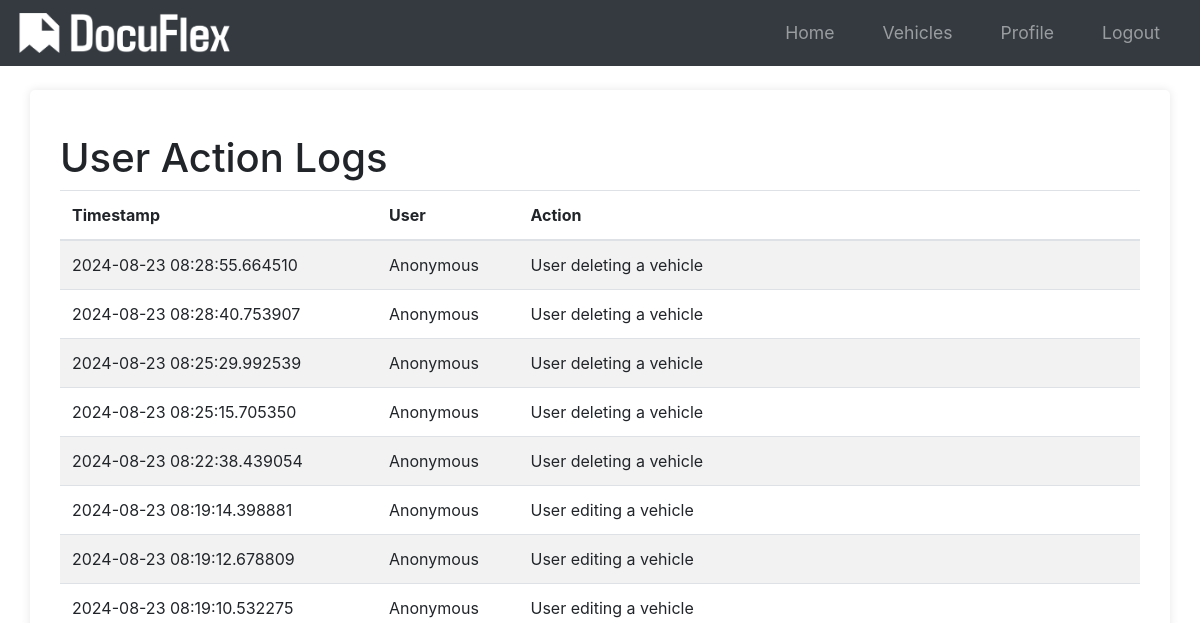
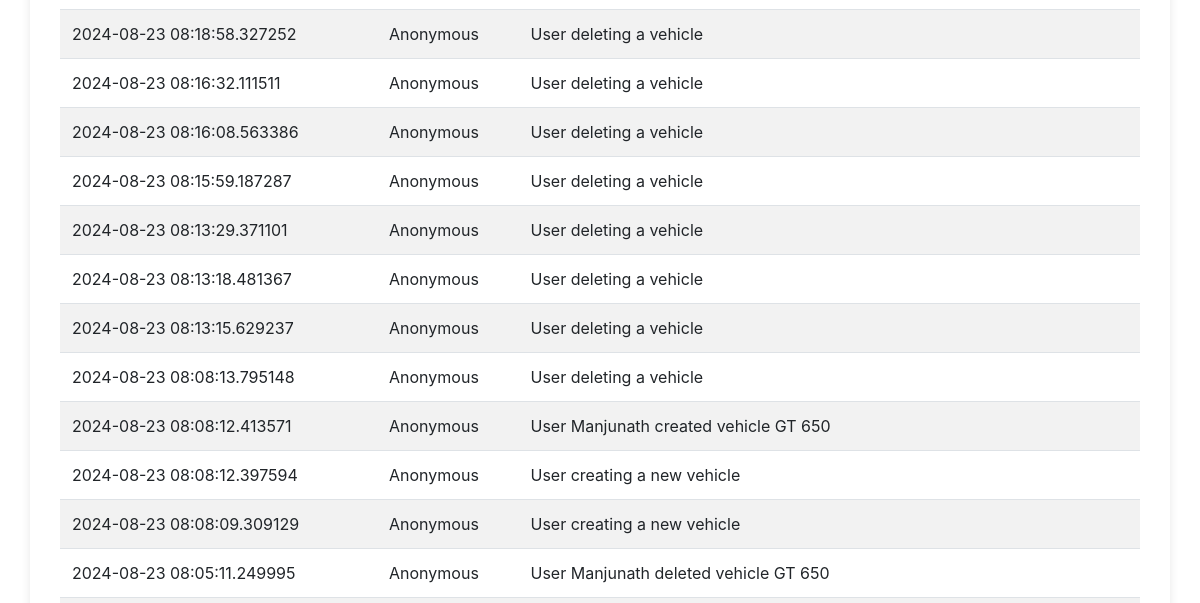
The page /logs (signed in, upper part) on the database as committed earlier (2 pictures, top to bottom).
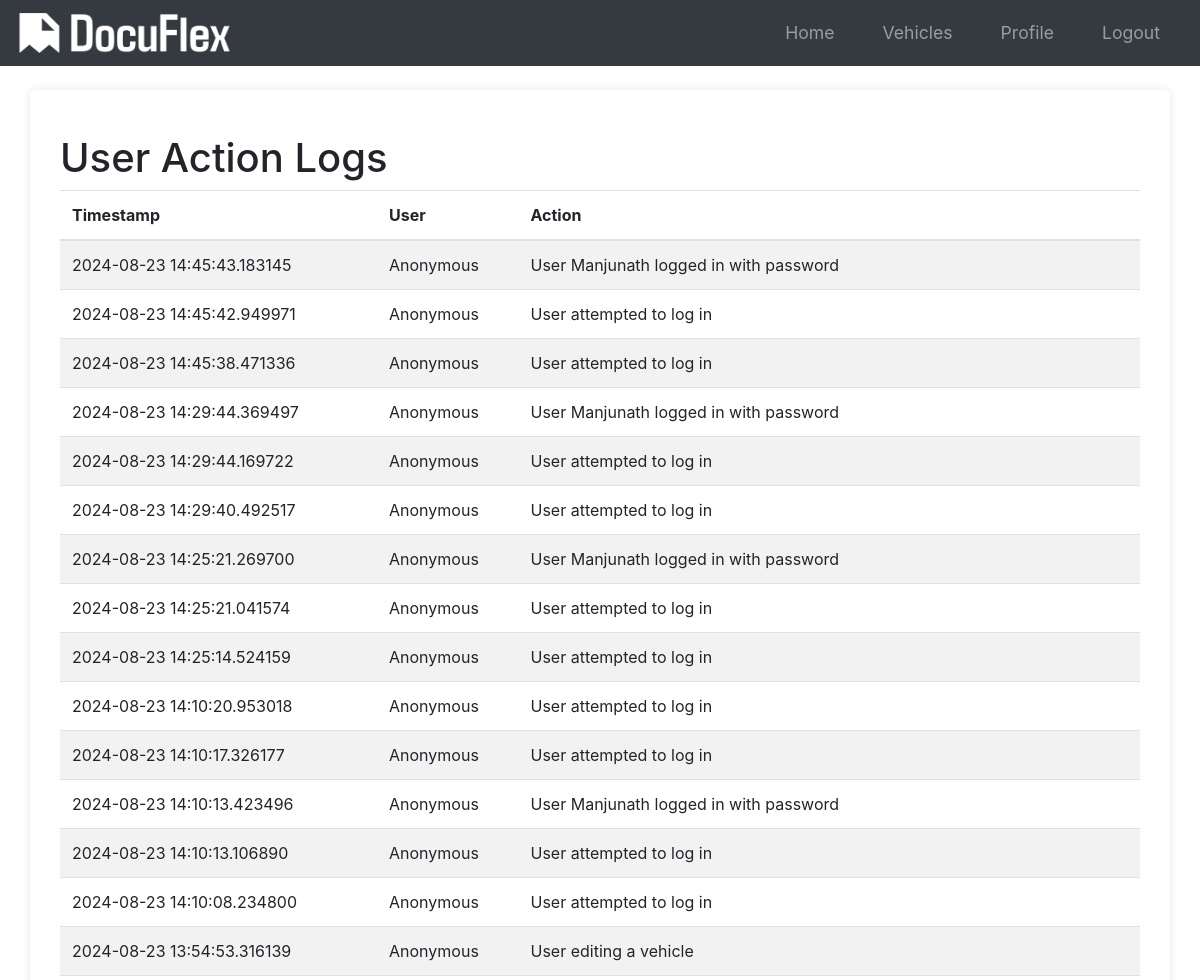
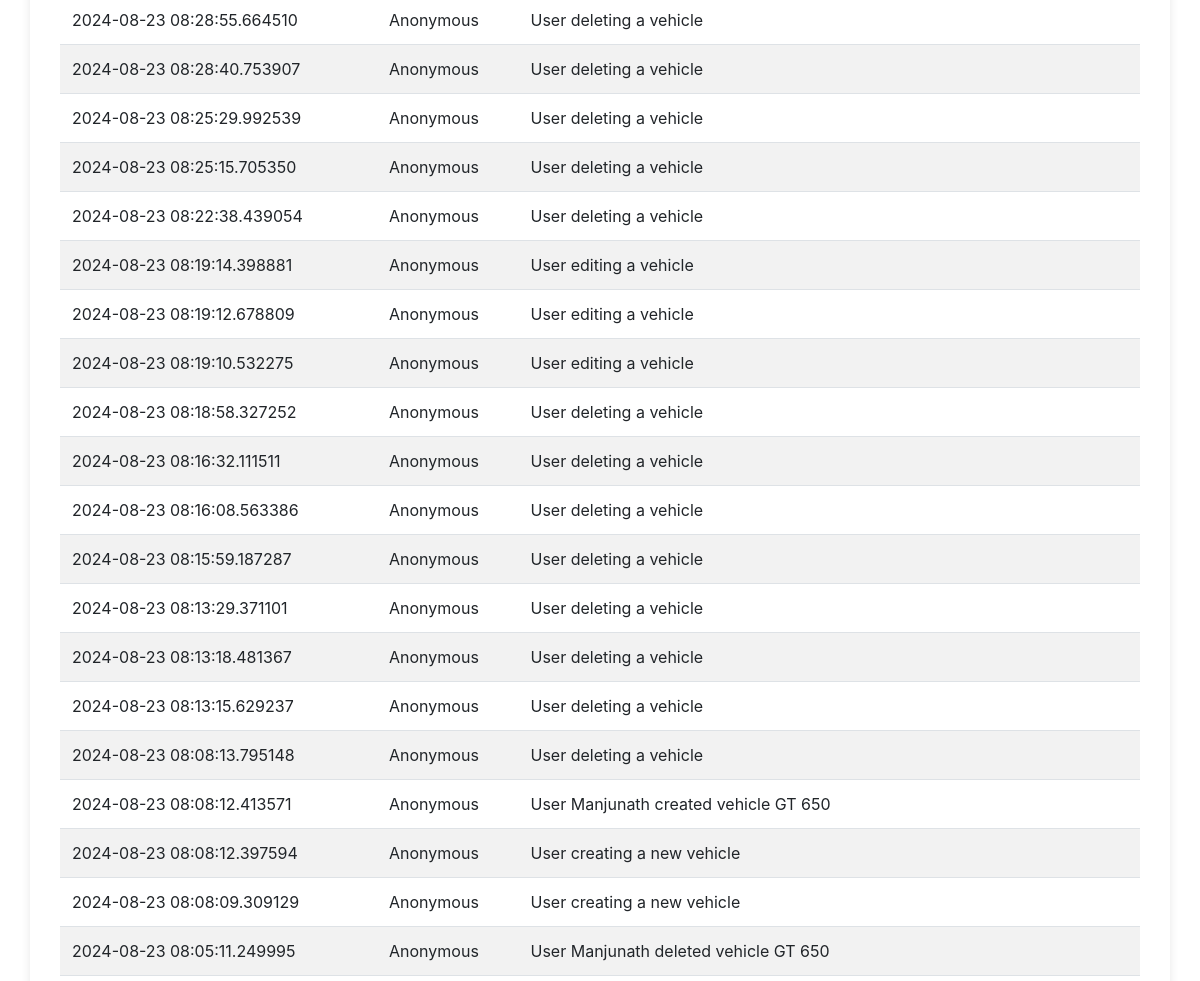
The same page on the database as committed later (2 pictures, top to bottom).
### app/models.py (models this page shows, shortened)
class Log(db.Model):
    id = db.Column(db.Integer, primary_key=True)
    user_id = db.Column(db.Integer, db.ForeignKey("user.id"), nullable=True)
    action = db.Column(db.String(255), nullable=False)
    timestamp = db.Column(db.DateTime, default=datetime.utcnow, nullable=False)

### app/routes.py (the view)
@main.route("/logs")
@login_required  # Ensure only logged-in users can see this
def view_logs():
    logs = Log.query.order_by(Log.timestamp.desc()).all()
    return render_template("view_logs.html", logs=logs)

### app/__init__.py (called while the page is built)
def create_app(config_class=Config):
    app = Flask(__name__)
    app.config.from_object(config_class)
    db.init_app(app)
    bcrypt.init_app(app)
    login_manager.init_app(app)
    mail.init_app(app)
    migrate.init_app(app, db)
    login_manager.login_view = "main.login"
    login_manager.login_message_category = "info"
    from app.models import User
    @login_manager.user_loader
    def load_user(user_id):
        return User.query.get(int(user_id))
    from app.routes import main as main_blueprint
    app.register_blueprint(main_blueprint)
    scheduler = BackgroundScheduler()
    scheduler.add_job(check_document_expirations, "interval", hours=24)
    scheduler.start()
    return app

### app/templates/view_logs.html (shortened to what this page needs)
{% extends "base.html" %}
{% block content %}
<div class="container">
    <h1 class="mt-4">User Action Logs</h1>
    <table class="table table-striped">
        <thead>
            <tr>
                <th scope="col">Timestamp</th>
                <th scope="col">User</th>
                <th scope="col">Action</th>
            </tr>
        </thead>
        <tbody>
            {% for log in logs %}
            <tr>
                <td>{{ log.timestamp }}</td>
                <td>{{ log.user.username if log.user else "Anonymous" }}</td>
                <td>{{ log.action }}</td>
            </tr>
            {% endfor %}
        </tbody>
    </table>
</div>
{% endblock %}

### app/templates/base.html (shortened to what this page needs)
<!DOCTYPE html>
<html lang="en">
<head>
    <link rel="stylesheet" href="{{ url_for('static', filename='styles.css') }}">
    <link rel="stylesheet" href="https://stackpath.bootstrapcdn.com/bootstrap/4.5.2/css/bootstrap.min.css">
    <link rel="stylesheet" href="https://cdnjs.cloudflare.com/ajax/libs/font-awesome/5.15.3/css/all.min.css">
</head>
<body>
    <nav class="navbar navbar-expand-lg navbar-dark bg-dark">
        <a class="navbar-brand" href="{{ url_for('main.index') }}">
            <img src="{{ url_for('static', filename='img/logo.png') }}" alt="Fleet Management Logo">
        </a>
        <div class="collapse navbar-collapse" id="navbarNav">
            <ul class="navbar-nav ml-auto">
                {% if current_user.is_authenticated %}
                    <li class="nav-item">
                        <a class="nav-link" href="{{ url_for('main.home') }}">Home</a>
                    </li>
                    <li class="nav-item">
                        <a class="nav-link" href="{{ url_for('main.list_vehicles') }}">Vehicles</a>
                    </li>
                    <li class="nav-item">
                        <a class="nav-link" href="{{ url_for('main.profile') }}">Profile</a>
                    </li>
                    <li class="nav-item">
                        <a class="nav-link" href="{{ url_for('main.logout') }}">Logout</a>
                    </li>
                {% endif %}
            </ul>
        </div>
    </nav>
    <main class="main-content container mt-4">
        {% block content %}{% endblock %}
    </main>
</body>
</html>

### app/static/styles.css (style rules this page uses)
body { font-family: Arial, sans-serif; margin: 0; padding: 0; background-color: #f4f4f4; }
.container { width: 80%; margin: 0 auto; }
nav ul { list-style-type: none; padding: 0; }
nav ul li { display: inline; margin: 0 15px; }
nav ul li a { color: #fff; text-decoration: none; font-size: 1.1em; }
main { padding: 20px; background-color: #fff; border-radius: 5px; box-shadow: 0 0 10px rgba(0,0,0,0.1); }
body { font-family: Arial, sans-serif; margin: 0; padding: 0; }
nav ul { list-style: none; padding: 0; }
nav ul li { display: inline; margin: 0 1rem; }
nav ul li a { color: #fff; text-decoration: none; }

### app/templates/base.html (style rules this page uses)
html, body { height: 100%; margin: 0; display: flex; flex-direction: column; }
.container { flex: 1; }
.main-content { flex: 1; }
.navbar-brand img { height: 40px; width: auto; }

Rows that differ between the two databases and show on the page:
added Log: timestamp "2024-08-23 14:45:43.183145", user "Anonymous", action "User Manjunath logged in with password"
added Log: timestamp "2024-08-23 14:45:42.949971", user "Anonymous", action "User attempted to log in"
added Log: timestamp "2024-08-23 14:45:38.471336", user "Anonymous", action "User attempted to log in"
added Log: timestamp "2024-08-23 14:29:44.369497", user "Anonymous", action "User Manjunath logged in with password"
added Log: timestamp "2024-08-23 14:29:44.169722", user "Anonymous", action "User attempted to log in"
added Log: timestamp "2024-08-23 14:29:40.492517", user "Anonymous", action "User attempted to log in"
added Log: timestamp "2024-08-23 14:25:21.269700", user "Anonymous", action "User Manjunath logged in with password"
added Log: timestamp "2024-08-23 14:25:21.041574", user "Anonymous", action "User attempted to log in"
added Log: timestamp "2024-08-23 14:25:14.524159", user "Anonymous", action "User attempted to log in"
added Log: timestamp "2024-08-23 14:10:20.953018", user "Anonymous", action "User attempted to log in"
added Log: timestamp "2024-08-23 14:10:17.326177", user "Anonymous", action "User attempted to log in"
added Log: timestamp "2024-08-23 14:10:13.423496", user "Anonymous", action "User Manjunath logged in with password"
added Log: timestamp "2024-08-23 14:10:13.106890", user "Anonymous", action "User attempted to log in"
added Log: timestamp "2024-08-23 14:10:08.234800", user "Anonymous", action "User attempted to log in"
added Log: timestamp "2024-08-23 13:54:53.316139", user "Anonymous", action "User editing a vehicle"
